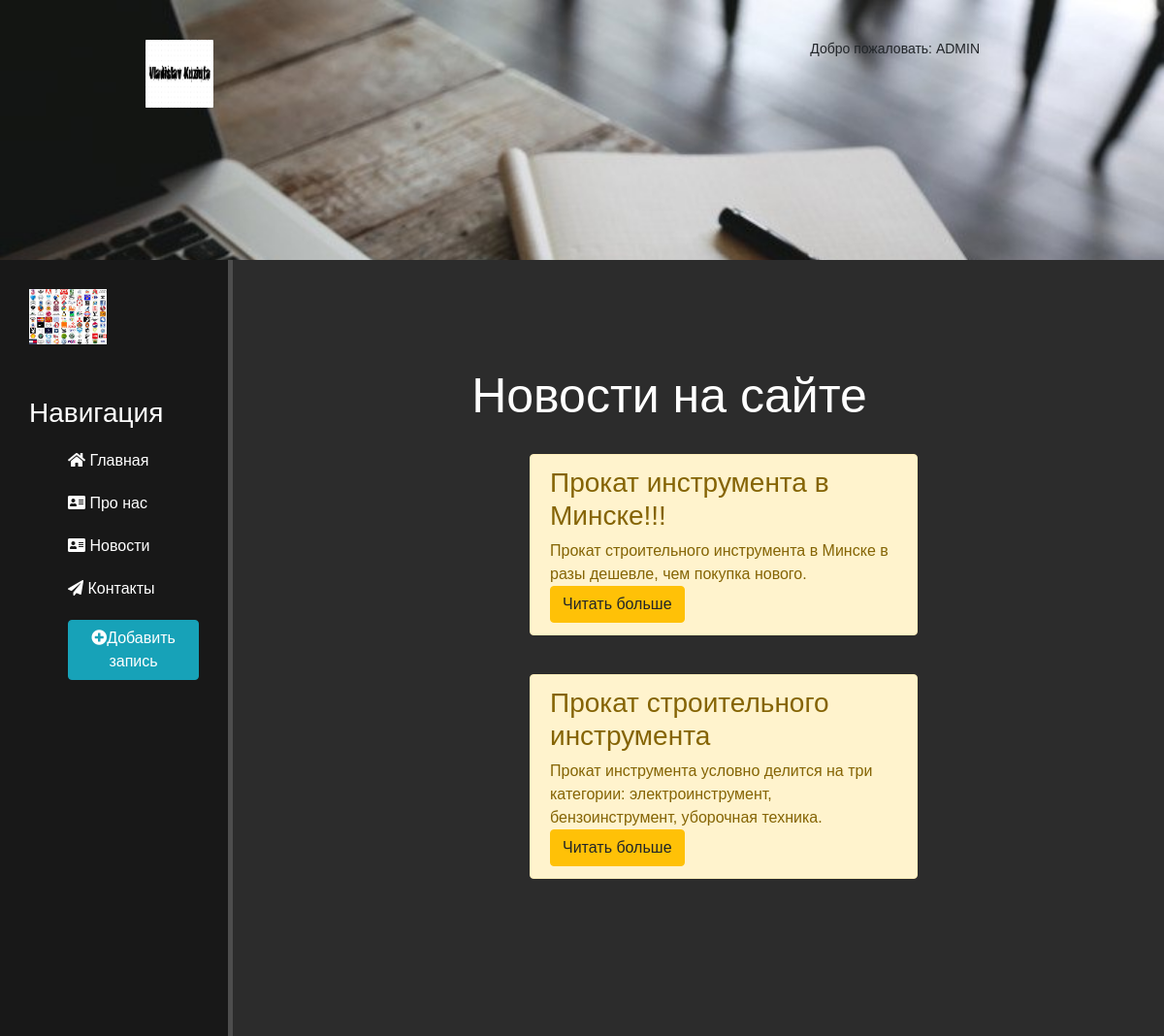
Page /news/ (signed in) on the committed database.
### news/models.py (models this page shows, shortened)
class Articles(models.Model):
    title = models.CharField('Название', max_length=50)
    anons = models.CharField('Анонс', max_length=250)
    full_text = models.TextField('Статья')
    date = models.DateTimeField('Дата публикации')
    class Meta:
        verbose_name = 'Новость'
        verbose_name_plural = 'Новости'

### news/views.py (the view)
# urls.py: path('', views.news_home, name='news_home'),
def news_home(request):
    news = Articles.objects.order_by('-date')
    return render(request, 'news/news_home.html', {'news': news})

### news/templates/news/news_home.html (shortened to what this page needs)
{% extends 'main/layout.html'%}
{% block content %}
    <div class="features">
        <h1>Новости на сайте</h1>
        {% if news %}
            {% for el in news %}
                <div class="alert alert-warning">
                    <h3>
                     {{el.title}}
                     </h3>
                     {{el.anons}}
                    <a href="{% url 'news_detail' el.id %}" class="btn btn-warning">Читать больше</a>
                 </div>
             {% endfor %}
        {% else %}
        <p>
            У вас нет записей!!
        </p>
        {% endif %}
    </div>
{% endblock %}

### main/templates/main/layout.html (shortened to what this page needs)
{% load static %}
<!DOCTYPE html>
<html lang="ru">
<head>
    <link rel="stylesheet" href="https://stackpath.bootstrapcdn.com/bootstrap/4.5.2/css/bootstrap.min.css" >
    <link rel="stylesheet" href="{% static 'main/css/main.css'%}">
    <link rel="stylesheet" href="https://use.fontawesome.com/releases/v5.8.2/css/all.css">
    <link rel="stylesheet" href="{% static 'main/styles/style.css'%}">
</head>
<header>
	<div class="container">
		<div class="heading clearfix">
<img src="{% static 'main/pictures/logo.png'%}" alt="{{user.username}}" class="logo">
<nav>
	<ul class="menu">
    <li>
    Добро пожаловать:
			<a >{{user.username}}</a>
		</li>
	</ul>
</nav>
</header>
<body>
    <aside>
        <img src="{% static 'main/img/logos.jpg'%}" alt="Лого">
        <span class="logo"></span><br>
        <h3>Навигация</h3>
        <ul>
            <a href="{% url 'home' %}"><li><i class="fas fa-home"></i> Главная</li></a>
            <a href="{% url 'about' %}"><li><i class="fas fa-address-card"></i> Про нас</li></a>
            <a href="{% url 'news_home' %}"><li><i class="fas fa-address-card"></i> Новости</li></a>
            <a href=""><li><i class="fas fa-paper-plane"></i> Контакты</li></a>
            <a href="{% url 'create'%}"><li><button class="btn btn-info"><i class="fas fa-plus-circle"></i>Добавить запись</button></li></a>
    </aside>
    <main>
    {% block content %}{% endblock %}
    </main>
</body>
</html>

### main/static/main/css/main.css (style rules this page uses)
body { background: #2c2c2c; }
aside { float: left; background: #181818; width: 20%; padding: 2.5%; height: 100vh; color: #fff; border-right: 5px solid #4d4d4d; }
aside img { width: 80px; float: left; }
aside .logo { font-size: 40px; margin-left: 10px; font-weight: bold; position: relative; top: -5px; }
aside h3 { margin-top: 50px; font-size: 28px; }
aside ul { list-style: none }
aside ul li { color: #fff; display: block; margin-top: 20px; transition: all .6s ease; }
main .features { float: left; color: #fff; margin-top: 100px; text-align: center; width: 75%; }
main .features h1 { font-size: 50px; }
.alert-warning { float: left; clear:both; width: 400px; margin: 20px 34%; text-align: left; }

### main/static/main/styles/style.css (style rules this page uses)
body { padding:0; margin:0; font-family:Arial,sans-serif; }
div { box-sizing:border-box; }
.clearfix:after { content:''; display:table; width:100%; clear:both; }
header { background-image: url(../pictures/screen.jpg); background-repeat: no-repeat; background-position: center top; background-size:cover; padding-bottom:157px; }
.container { width:930px; margin:0 auto; }
.logo { width:70px; height:70px; margin-top:41px; float:left; }
.menu { padding:0; margin:0; display:block; }
.menu li { float:left; display:block; margin-right:40px; font-size:14px; }
.menu li a { color:white; text-decoration:none; text-transform:uppercase; }
nav { float:right; margin-top:40px; }
h1 { color:white; font-size:67px; text-align:center; margin:10px; }

### rows in the picture
Articles: title "Прокат инструмента в Минске!!!", anons "Прокат строительного инструмента в Минске в разы дешевле, чем покупка нового."
Articles: title "Прокат строительного инструмента", anons "Прокат инструмента условно делится на три категории: электроинструмент, бензоинструмент, уборочная техника."

### other values in the picture
{{ user.username }} "ADMIN"
